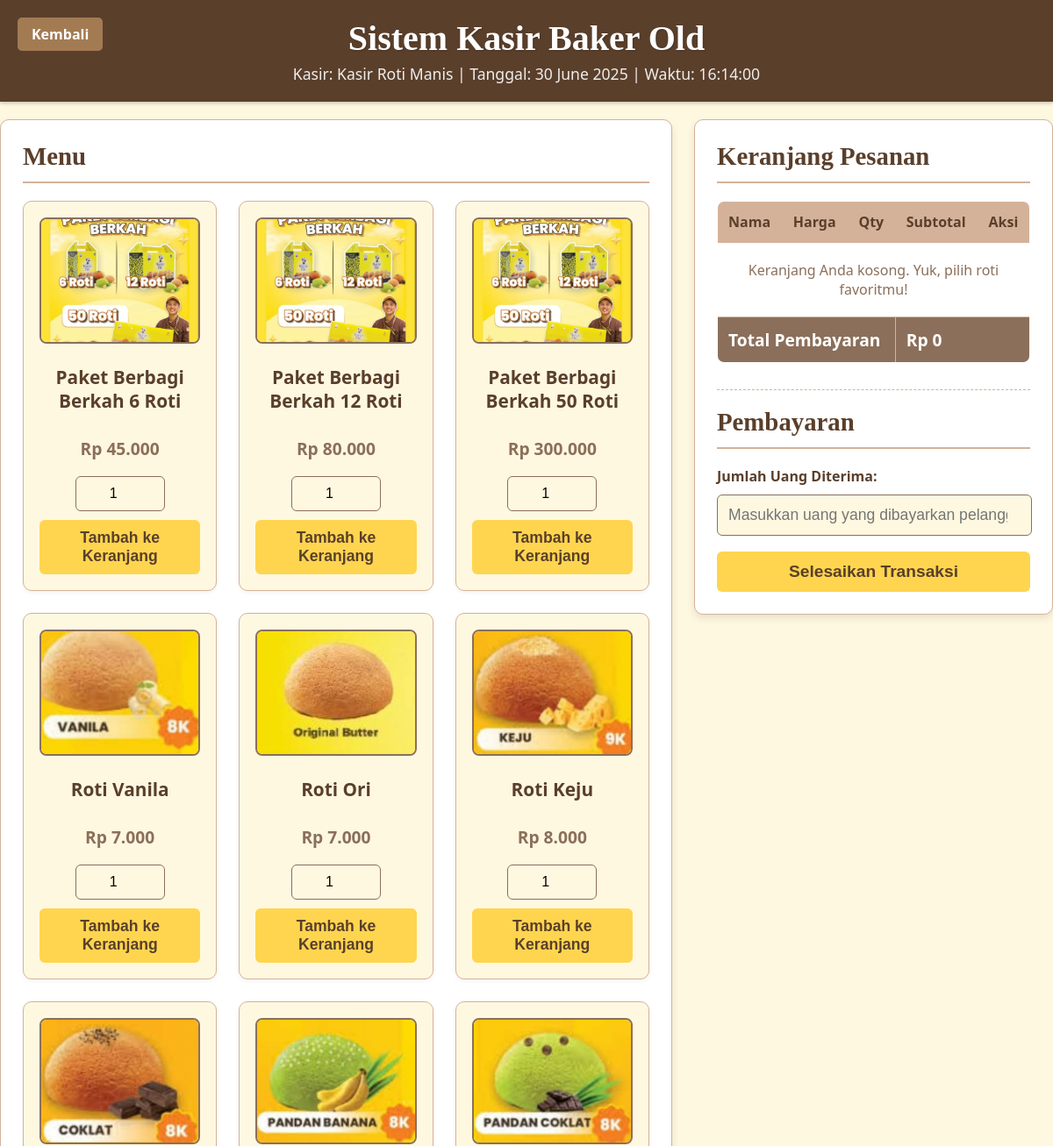
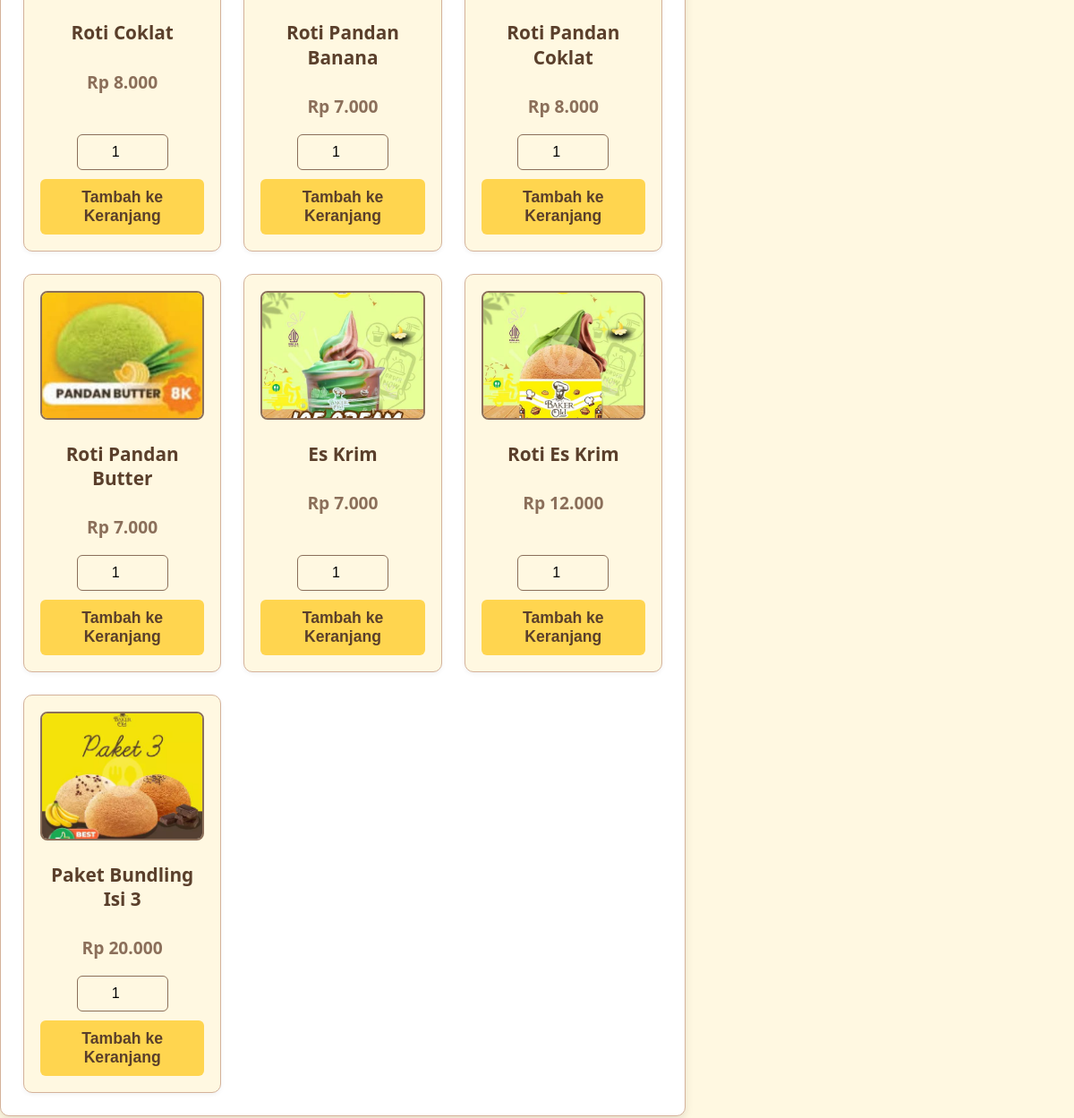
Page /kasir-app/transaksi_baru.php on the committed database (2 pictures, top to bottom).
### tables this page shows
CREATE TABLE `produk` (
  `id_produk` int(11) NOT NULL,
  `nama_produk` varchar(100) NOT NULL,
  `harga` int(11) NOT NULL,
  `stok` int(11) DEFAULT 0
);

### kasir-app/transaksi_baru.php (the view, shortened to what this page needs)
<?php
include("config/db.php");
$nama_kasir = $_SESSION['nama_kasir'] ?? 'Kasir Roti Manis';
$tanggal_sekarang = date('d F Y');
$waktu_sekarang = date('H:i:s');
$produk_q = $koneksi->query("SELECT * FROM produk");
$keranjang = $_SESSION['keranjang'] ?? [];
$total = 0;
?>
<!DOCTYPE html>
<html lang="id">
<head>
</head>
<body>
    <div class="header">
    <a href="home.php" class="btn-kembali">Kembali</a>
        <h1>Sistem Kasir Baker Old</h1>
        <p>Kasir: <?= htmlspecialchars($nama_kasir) ?> | Tanggal: <?= $tanggal_sekarang ?> | Waktu: <span id="realtime-clock"><?= $waktu_sekarang ?></span></p>
    </div>
    <div class="container">
        <div class="left-panel">
            <h2>Menu</h2>
            <div class="product-grid">
                <?php if ($produk_q->num_rows > 0) : ?>
                    <?php while ($p = $produk_q->fetch_assoc()) : ?>
                        <div class="product-card">
                            <?php
                                $image_folder = 'images/';
                                $clean_product_name = strtolower(str_replace(' ', '_', preg_replace('/[^a-zA-Z0-9\s]/', '', $p['nama_produk'])));
                                $image_filename = $clean_product_name . '.jpg';
                                $image_path = $image_folder . $image_filename;
                                if (!file_exists($image_path) || is_dir($image_path)) {
                                    $image_filename = $clean_product_name . '.png';
                                    $image_path = $image_folder . $image_filename;
                                }
                            ?>
                            <img src="<?= $image_path ?>" alt="<?= htmlspecialchars($p['nama_produk']) ?>">
                            <h3><?= htmlspecialchars($p['nama_produk']) ?></h3>
                            <p>Rp <?= number_format($p['harga'], 0, ',', '.') ?></p>
                            <form action="produk_tambah.php" method="post">
                                <input type="number" name="qty" value="1" min="1" required>
                                <button type="submit">Tambah ke Keranjang</button>
                            </form>
                        </div>
                    <?php endwhile; ?>
                <?php else : ?>
                    <p style="grid-column: 1 / -1; text-align: center; color: var(--color-secondary-brown);">Maaf, tidak ada produk roti yang tersedia saat ini.</p>
                <?php endif; ?>
            </div>
        </div>
        <div class="right-panel">
            <h2>Keranjang Pesanan</h2>
            <table>
                <thead>
                    <tr>
                        <th>Nama</th>
                        <th>Harga</th>
                        <th>Qty</th>
                        <th>Subtotal</th>
                        <th>Aksi</th>
                    </tr>
                </thead>
                <tbody>
                    <?php if (empty($keranjang)) : ?>
                        <tr>
                            <td colspan="5" style="text-align: center; padding: 20px; color: var(--color-secondary-brown);">Keranjang Anda kosong. Yuk, pilih roti favoritmu!</td>
                        </tr>
                    <?php endif; ?>
                </tbody>
                <tfoot>
                    <tr>
                        <td colspan="3">Total Pembayaran</td>
                        <td colspan="2">Rp <?= number_format($total, 0, ',', '.') ?></td>
                    </tr>
                </tfoot>
            </table>
            <div class="checkout-form">
                <h2>Pembayaran</h2>
                <form action="transaksi_proses.php" method="post">
                    <label for="bayar">Jumlah Uang Diterima:</label>
                    <input type="number" name="bayar" id="bayar" required min="<?= $total ?>" placeholder="Masukkan uang yang dibayarkan pelanggan">
                    <button type="submit">Selesaikan Transaksi</button>
                </form>
            </div>
        </div>
    </div>
</body>
</html>

### kasir-app/transaksi_baru.php (style rules this page uses)
:root { --color-primary-brown: #5A3F2B; --color-secondary-brown: #8B6F5A; --color-light-brown: #D4B29A; --color-cream: #FFF8E1; --color-yellow: #FFD54F; --color-dark-yellow: #FFA000; --color-text-dark: #333; --color-text-light: #fff; --color-success: #66BB6A; --color-error: #EF5350; }
body { font-family: 'Segoe UI', Tahoma, Geneva, Verdana, sans-serif; margin: 0; padding: 0; background-color: var(--color-cream); color: var(--color-text-dark); }
.header { background-color: var(--color-primary-brown); color: var(--color-text-light); padding: 20px 40px; text-align: center; box-shadow: 0 2px 4px rgba(0,0,0,0.2); margin-bottom: 20px; }
.header h1 { margin: 0; font-size: 2.5em; font-family: 'Georgia', serif; text-shadow: 1px 1px 2px rgba(0,0,0,0.2); }
.header p { margin: 5px 0 0; font-size: 1.1em; opacity: 0.9; }
.container { display: flex; gap: 25px; max-width: 1300px; margin: 0 auto 30px auto; align-items: flex-start; }
.left-panel, .right-panel { background-color: var(--color-text-light); padding: 25px; border-radius: 10px; box-shadow: 0 4px 10px rgba(0,0,0,0.1); border: 1px solid var(--color-light-brown); }
.left-panel { flex: 2; }
.right-panel { flex: 1; position: sticky; top: 20px; }
h2 { color: var(--color-primary-brown); border-bottom: 2px solid var(--color-light-brown); padding-bottom: 12px; margin-top: 0; margin-bottom: 20px; font-size: 1.8em; font-family: 'Georgia', serif; }
.product-grid { display: grid; grid-template-columns: repeat(auto-fill, minmax(200px, 1fr)); gap: 25px; margin-top: 20px; }
.product-card { background-color: var(--color-cream); border: 1px solid var(--color-light-brown); border-radius: 10px; padding: 18px; text-align: center; box-shadow: 0 2px 5px rgba(0,0,0,0.05); transition: transform 0.2s ease, box-shadow 0.2s ease; display: flex; flex-direction: column; justify-content: space-between; }
.product-card img { max-width: 100%; height: 140px; object-fit: cover; border-radius: 8px; margin-bottom: 15px; border: 2px solid var(--color-secondary-brown); }
.product-card h3 { margin: 10px 0 8px; font-size: 1.3em; color: var(--color-primary-brown); line-height: 1.3; }
.product-card p { font-size: 1.2em; color: var(--color-secondary-brown); font-weight: bold; margin-bottom: 18px; }
.product-card form { display: flex; flex-direction: column; gap: 10px; margin-top: auto; }
.product-card input[type="number"] { width: 80px; padding: 10px; border: 1px solid var(--color-secondary-brown); border-radius: 6px; text-align: center; margin: 0 auto; font-size: 1em; background-color: var(--color-cream); }
.product-card button { background-color: var(--color-yellow); color: var(--color-primary-brown); padding: 10px 18px; border: none; border-radius: 6px; cursor: pointer; font-size: 1.1em; font-weight: bold; transition: background-color 0.3s ease, transform 0.1s; }
table { width: 100%; border-collapse: collapse; margin-top: 20px; border-radius: 8px; overflow: hidden; border: 1px solid var(--color-light-brown); }
table th, table td { border: 1px solid var(--color-light-brown); padding: 12px; text-align: left; }
table th { background-color: var(--color-light-brown); color: var(--color-primary-brown); font-weight: bold; font-size: 1em; }
table tfoot td { font-weight: bold; background-color: var(--color-secondary-brown); font-size: 1.2em; color: var(--color-text-light); }
.checkout-form { margin-top: 30px; padding-top: 20px; border-top: 1px dashed var(--color-light-brown); }
.checkout-form label { display: block; margin-bottom: 10px; font-weight: bold; color: var(--color-primary-brown); }
.checkout-form input[type="number"] { width: calc(100% - 24px); padding: 12px; margin-bottom: 18px; border: 1px solid var(--color-secondary-brown); border-radius: 6px; font-size: 1.1em; background-color: var(--color-cream); }
.checkout-form button { background-color: var(--color-yellow); color: var(--color-primary-brown); padding: 12px 25px; border: none; border-radius: 6px; cursor: pointer; font-size: 1.2em; font-weight: bold; width: 100%; transition: background-color 0.3s ease, transform 0.1s; }
.btn-kembali { position: absolute; top: 20px; left: 20px; background-color:rgb(163, 123, 83); color: white; padding: 8px 16px; text-decoration: none; border-radius: 5px; font-weight: bold; }

### rows in the picture
produk: nama_produk "Paket Berbagi Berkah 6 Roti", harga "45.000"
produk: nama_produk "Paket Berbagi Berkah 12 Roti", harga "80.000"
produk: nama_produk "Paket Berbagi Berkah 50 Roti", harga "300.000"
produk: shows a picture, nama_produk "Roti Vanila", harga "7.000"
produk: shows a picture, nama_produk "Roti Ori", harga "7.000"
produk: shows a picture, nama_produk "Roti Keju", harga "8.000"
produk: shows a picture, nama_produk "Roti Coklat", harga "8.000"
produk: shows a picture, nama_produk "Roti Pandan Banana", harga "7.000"
produk: shows a picture, nama_produk "Roti Pandan Coklat", harga "8.000"
produk: shows a picture, nama_produk "Roti Pandan Butter", harga "7.000"
produk: shows a picture, nama_produk "Es Krim", harga "7.000"
produk: shows a picture, nama_produk "Roti Es Krim", harga "12.000"
produk: shows a picture, nama_produk "Paket Bundling Isi 3", harga "20.000"

### other values in the picture
$nama_kasir "Kasir Roti Manis"
$total "0"
